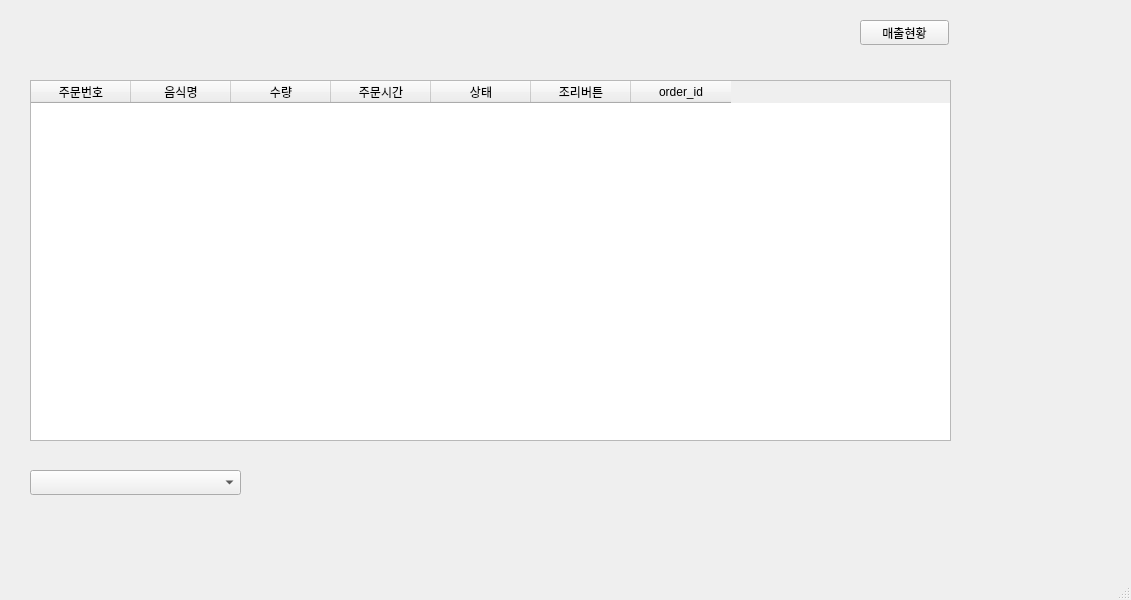
<?xml version="1.0" encoding="UTF-8"?>
<ui version="4.0">
 <class>MainWindow</class>
 <widget class="QMainWindow" name="MainWindow">
  <property name="geometry">
   <rect>
    <x>0</x>
    <y>0</y>
    <width>1131</width>
    <height>600</height>
   </rect>
  </property>
  <property name="windowTitle">
   <string>MainWindow</string>
  </property>
  <widget class="QWidget" name="centralwidget">
   <widget class="QTableWidget" name="orderlist_tableWidget">
    <property name="geometry">
     <rect>
      <x>30</x>
      <y>80</y>
      <width>921</width>
      <height>361</height>
     </rect>
    </property>
    <column>
     <property name="text">
      <string>주문번호</string>
     </property>
    </column>
    <column>
     <property name="text">
      <string>음식명</string>
     </property>
    </column>
    <column>
     <property name="text">
      <string>수량</string>
     </property>
    </column>
    <column>
     <property name="text">
      <string>주문시간</string>
     </property>
    </column>
    <column>
     <property name="text">
      <string>상태</string>
     </property>
    </column>
    <column>
     <property name="text">
      <string>조리버튼</string>
     </property>
    </column>
    <column>
     <property name="text">
      <string>order_id</string>
     </property>
    </column>
   </widget>
   <widget class="QLabel" name="day_label">
    <property name="geometry">
     <rect>
      <x>30</x>
      <y>10</y>
      <width>131</width>
      <height>51</height>
     </rect>
    </property>
    <property name="text">
     <string/>
    </property>
   </widget>
   <widget class="QPushButton" name="sales_pushButton">
    <property name="geometry">
     <rect>
      <x>860</x>
      <y>20</y>
      <width>89</width>
      <height>25</height>
     </rect>
    </property>
    <property name="text">
     <string>매출현황</string>
    </property>
   </widget>
   <widget class="QComboBox" name="store_comboBox">
    <property name="geometry">
     <rect>
      <x>30</x>
      <y>470</y>
      <width>211</width>
      <height>25</height>
     </rect>
    </property>
   </widget>
  </widget>
  <widget class="QMenuBar" name="menubar">
   <property name="geometry">
    <rect>
     <x>0</x>
     <y>0</y>
     <width>1131</width>
     <height>22</height>
    </rect>
   </property>
  </widget>
  <widget class="QStatusBar" name="statusbar"/>
 </widget>
 <resources/>
 <connections/>
</ui>
